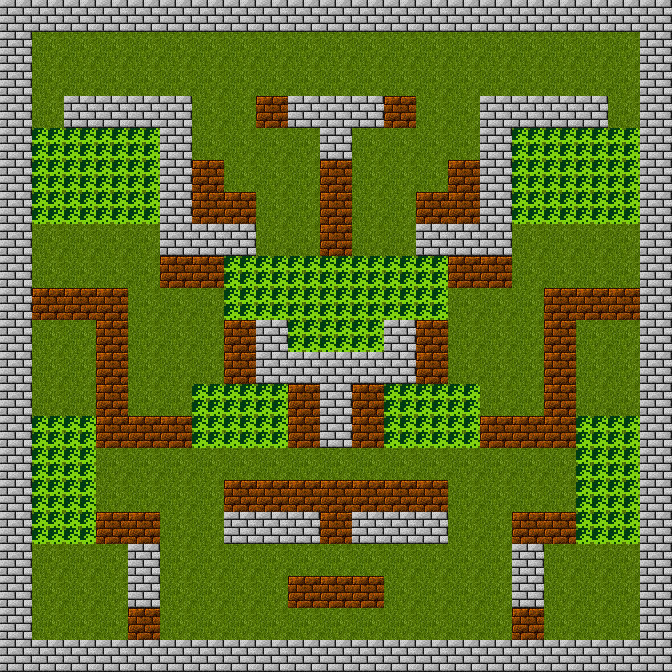

This is a level from a 2D game, rendered from its Tiled map with the project's own tilesets. A one-line summary and the map file follow, with tile-layer data summarised:
An orthogonal 21x21 tile map with 32x32 px tiles, 3 tile layers (background, collision, object).

<map version="1.0" orientation="orthogonal" width="21" height="21" tilewidth="32" tileheight="32">
 <tileset firstgid="1" name="tiles" tilewidth="32" tileheight="32">
  <image source="TilesNuevos.gif" width="256" height="128" />
 </tileset>
 <layer name="background" width="21" height="21">
  <data>[441 cells, 441 non-empty, 1 distinct tile ids]</data>
 </layer>
 <layer name="collision" width="21" height="21">
  <data>[441 cells, 181 non-empty, 2 distinct tile ids]</data>
 </layer>
 <layer name="object" width="21" height="21">
  <data>[441 cells, 69 non-empty, 1 distinct tile ids]</data>
 </layer>
</map>